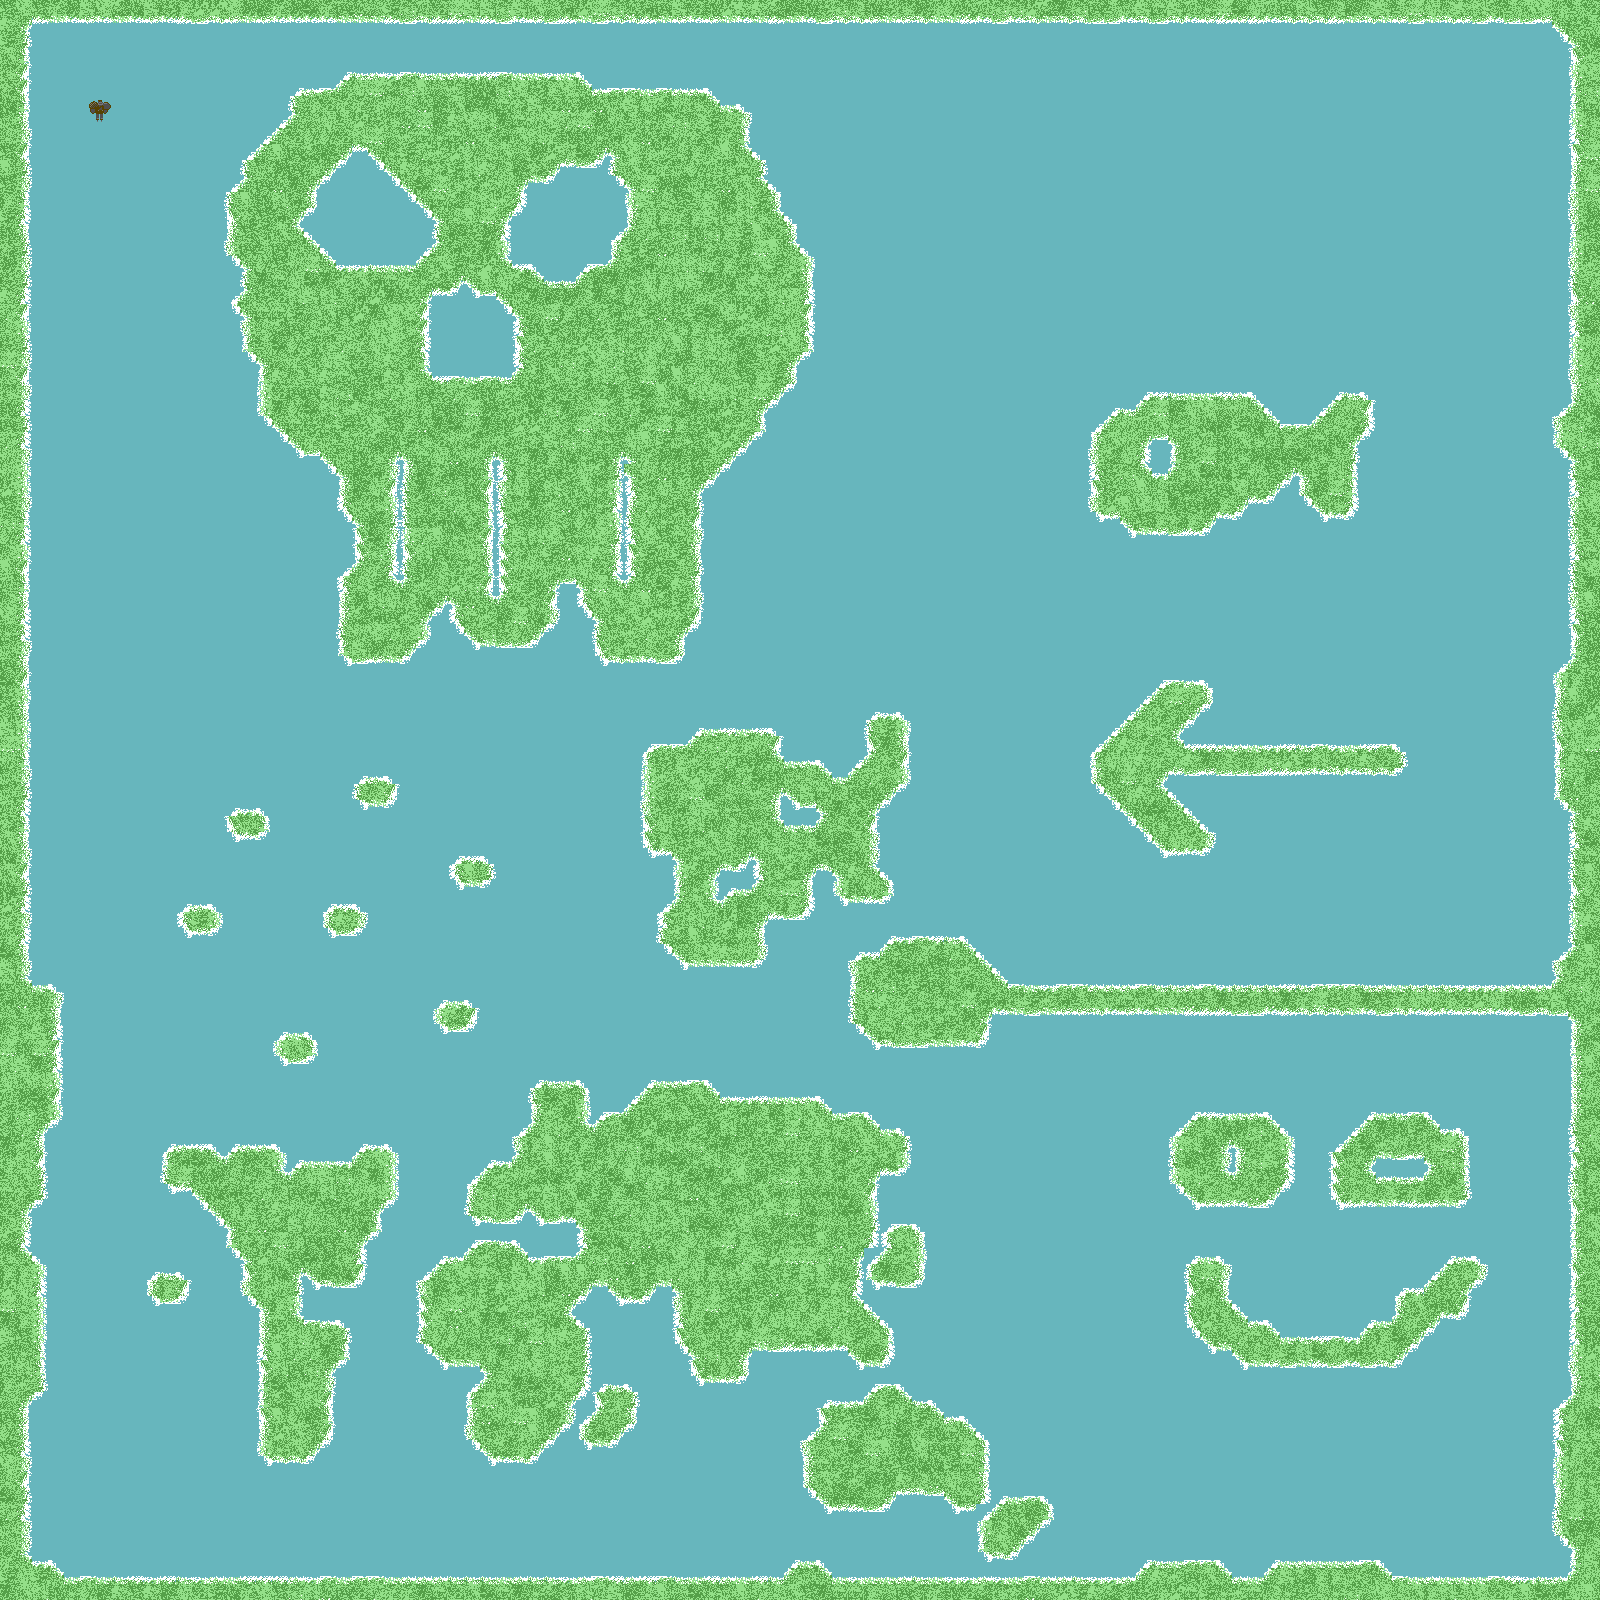

Below is a game level as drawn by its tile map, then a one-line description and the .tmx that defines it (tile-layer data replaced by summaries):
An orthogonal 100x100 tile map with 16x16 px tiles, 1 tile layer (Tile Layer 1), 1 image layer and 27 objects (16x PolygonMapObject).

<map version="1.2" tiledversion="1.2.0" orientation="orthogonal" renderorder="right-down" width="100" height="100" tilewidth="16" tileheight="16" infinite="0" nextlayerid="6" nextobjectid="57">
 <tileset firstgid="1" source="terrain.tsx" />
 <layer id="1" name="Tile Layer 1" width="100" height="100" locked="1">
  <data>[10000 cells, 10000 non-empty, 84 distinct tile ids]</data>
 </layer>
 <objectgroup color="#000000" id="3" name="Blocking Terrain" offsetx="18" offsety="-28.5">
  <object id="15" name="Americas" type="PolygonMapObject" x="152.5" y="1177">
   <polygon points="0,0 0,35 20.5,36.5 64.5,80.5 64,94 76.5,109 77.5,140 127.5,118.5 134,119.5 146.5,134 182.5,133 189.5,117 193,89.5 207.5,80 208.5,56 222,47.5 221,2 194,1.5 182.5,16.5 128.5,16 103,-0.5" />
  </object>
  <object id="16" name="Left Wall" type="PolygonMapObject" x="9.5" y="1237">
   <polygon points="0,0 -0.5,43 14.5,57.5 16.5,181 -4,197.5 -1,352.5 23,354 37.5,370 37.5,394.5 -33,394.5 -32.5,-1216.5 3,-1216.5 -0.5,-1187 -4,-221 26.5,-217.5 27.5,-94.5 11.5,-78.5 13,-16" />
  </object>
  <object id="18" name="Bottom Wall" type="PolygonMapObject" x="44.5" y="1608">
   <polygon points="0,0 723.5,0.5 736.5,-15 755.5,-15 768.5,1.5 1074.5,2 1087,-13.5 1155.5,-15.5 1168,2 1202,2.5 1216,-15.5 1316,-15 1328.5,0 1510,-0.5 1544.5,1 1541,23.5 -2.5,27" />
  </object>
  <object id="19" type="PolygonMapObject" x="1555" y="1612.5">
   <polygon points="0,0 2.5,-37.5 -14.5,-54 -11.5,-174.5 4,-187.5 4,-774 -12,-786.5 -11.5,-908.5 3.5,-925 3,-1125 -12.5,-1141 -13.5,-1166.5 3.5,-1179.5 2.5,-1541.5 -18.5,-1564 -17.5,-1592 31.5,-1590 32.5,28.5 0,28" />
  </object>
  <object id="20" type="PolygonMapObject" x="1546.5" y="49.5">
   <polygon points="0,0 -1546.5,-2 -1545.5,-34.5 0.5,-24" />
  </object>
  <object id="21" type="PolygonMapObject" x="1151" y="798.5">
   <polygon points="0,0 220.5,0.5 230,-5 230,-17 218,-22.5 12,-21 5.5,-39 38.5,-69.5 36.5,-83 1.5,-86.5 -72,-17 -70.5,11 -3,79 33.5,79 41.5,67 -9,15" />
  </object>
  <object id="22" type="PolygonMapObject" x="1264" y="509.5">
   <polygon points="0,0 23.5,0.5 24.5,13.5 42,30.5 64,32.5 69,24.5 68.5,-39 81,-51.5 83.5,-80 61,-82.5 30.5,-52 -2,-52.5 -32.5,-83 -129.5,-83.5 -143.5,-68 -160,-67.5 -180.5,-46 -183,29.5 -161.5,31 -148.5,47.5 -80,49.5 -63.5,31 -45.5,32.5 -35,17.5 -15.5,16.5" />
  </object>
  <object id="23" type="PolygonMapObject" x="333" y="103">
   <polygon points="0,0 -15,17 -48.5,18.5 -54,38.5 -104,87.5 -119.5,121.5 -118,174 -112,228 -100.5,275.5 -85,288.5 -85.5,335.5 -48,375 -30.5,375 -0.5,404 -4.5,427.5 9.5,449.5 11,487 -6,504 -7,574.5 2.5,583 50.5,582.5 71,562 73,542.5 109.5,540.5 126.5,565 180.5,566 201,545.5 250.5,545.5 254,579.5 324.5,582.5 328,560.5 347.5,539 344,416.5 410,354 410.5,333 441.5,305.5 442,282 456.5,274.5 456,186 439,172.5 437.5,152 424,138 421.5,120 408,106 409,89.5 392.5,74.5 390.5,36.5 354.5,18.5 243,19.5 229,5" />
  </object>
  <object id="24" type="PolygonMapObject" x="756" y="763.5">
   <polygon points="0,0 5,25.5 46,29.5 96.5,22 96.5,-15 129,-16 131.5,45.5 101,77.5 100,132 115,149 114,162 67,161.5 33.5,161 33.5,175.5 27,181 -7,179.5 -14.5,223 -88,225.5 -111.5,203.5 -111,176.5 -93.5,162.5 -95.5,117 -126.5,114.5 -122,12 -83,11 -72.5,-4" />
  </object>
  <object id="25" type="PolygonMapObject" x="972" y="1041.5">
   <polygon points="0,0 -5.5,26 -13,29 -108.5,30.5 -133.5,7 -135,-50 -124.5,-56.5 -108,-57 -95,-72 -30,-71.5 16,-25.5 566,-26.5 569,-50 588.5,-67 591,1" />
  </object>
  <object id="26" type="PolygonMapObject" x="1183.5" y="1147">
   <polygon points="0,0 -23.5,20.5 -25.5,61 -3.5,82.5 64,83.5 86,58.5 84,20.5 62.5,-0.5" />
  </object>
  <object id="27" type="PolygonMapObject" x="1319" y="1182.5">
   <polygon points="0,0 2,44.5 125.5,45 122.5,-19 102.5,-19.5 87,-38 38,-36" />
  </object>
  <object id="28" type="PolygonMapObject" x="1206" y="1295">
   <polygon points="0,0 -31.5,-1 -31.5,48.5 -12,76.5 22.5,94.5 170.5,95.5 217,48.5 241,45 243.5,25 259,6 254.5,-5.5 231,-6.5 199,25.5 179.5,26 177,40.5 172,58 149.5,57 137,73.5 58,74 42,57 20.5,56.5 -2.5,29.5" />
  </object>
  <object id="29" name="Eurasica" type="PolygonMapObject" x="896.5" y="1256">
   <polygon points="0,0 -41,-4.5 -38,-56 -10.5,-58.5 -9,-87 -33,-97 -49,-112 -95.5,-127 -195,-127 -212,-143.5 -263,-142 -290.5,-113.5 -330,-115 -332,-139.5 -376.5,-140 -380,-103 -424.5,-59 -440.5,-36.5 -440,-15.5 -433.5,-10 -435,19 -454,32 -468.5,34 -488.5,57 -486,110.5 -466,132 -430.5,132.5 -424,151.5 -440.5,169 -440.5,205.5 -421,226 -385,228 -352,195 -329.5,205 -326.5,213.5 -299.5,213 -283,195 -280,169 -285.5,161.5 -309,161 -332,154 -329,102.5 -348.5,83 -313.5,52.5 -296,67.5 -268.5,71.5 -234.5,73.5 -235,106 -213,149 -170.5,149.5 -164,115 -67.5,117 -55.5,136 -28,135.5 -27,103.5 -60.5,68.5 -37,53 3.5,54.5" />
  </object>
  <object id="30" name="aussie" type="PolygonMapObject" x="877.5" y="1417">
   <polygon points="0,0 -17,0 -31,14.5 -68,17.5 -86,57 -84,97 -64,115 -6.5,115.5 2.5,100 50.5,102.5 63,115.5 80.5,117.5 89,134 90,163 117.5,168 155,128.5 149,111 110,112 87,106 88,55.5 66,32 32.5,15" />
  </object>
  <object id="41" x="167" y="938.5">
   <polygon points="0,0 0,18 28,20 28,0" />
  </object>
  <object id="45" x="216" y="843.5">
   <polygon points="0,0 0,18 28,20 28,0" />
  </object>
  <object id="46" x="343" y="811">
   <polygon points="0,0 0,18 28,20 28,0" />
  </object>
  <object id="47" x="311.5" y="939.5">
   <polygon points="0,0 0,18 28,20 28,0" />
  </object>
  <object id="48" x="262.5" y="1068">
   <polygon points="0,0 0,18 28,20 28,0" />
  </object>
  <object id="49" x="423" y="1036.5">
   <polygon points="0,0 0,18 28,20 28,0" />
  </object>
  <object id="50" x="439" y="891.5">
   <polygon points="0,0 0,18 28,20 28,0" />
  </object>
  <object id="51" x="136" y="1308.5">
   <polygon points="0,0 0,18 28,20 28,0" />
  </object>
  <object id="53" name="Americas" type="PolygonMapObject" x="152" y="1176.5">
   <polygon points="77.5,140 94.5,159.5 95,306 133,307 157,283.5 155.5,216.5 170.5,208 172,178.5 131,172.5 127.5,118.5" />
  </object>
 </objectgroup>
 <objectgroup color="#a80000" id="5" name="Nazi Locations">
  <object id="54" x="330" y="853">
   <point />
  </object>
  <object id="55" x="554" y="1003">
   <point />
  </object>
  <object id="56" x="409" y="1527">
   <point />
  </object>
 </objectgroup>
 <imagelayer id="2" name="Image Layer 1" offsetx="87" offsety="98">
  <image source="hockeyman.png" width="24" height="24" />
 </imagelayer>
</map>